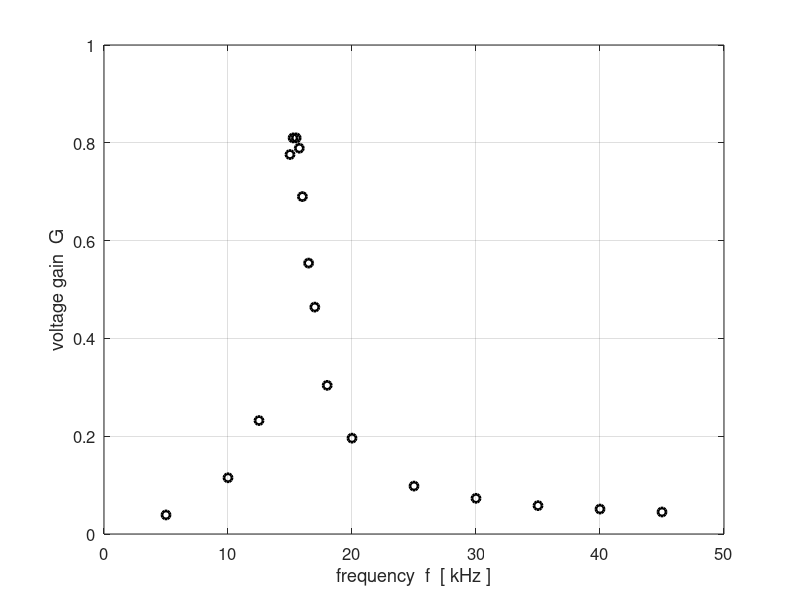
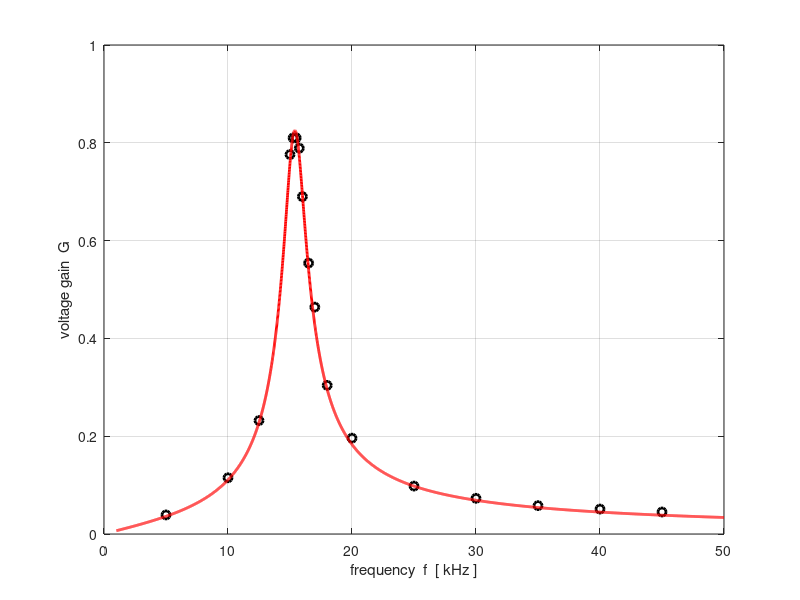

The MATLAB script that drew these images, in order:
% CRLCp1.m

% Modelling a resonance circuit
% Parallel LC voltage divider circuit

% Ian Cooper
% School of Physics, University of Sydney
% email: ian.cooper@sydney.edu.au
% https://d-arora.github.io/Doing-Physics-With-Matlab/
% 171220 


clear all 
close all
clc

% ========================================================================
%   INPUTS   default values [ ]
% =======================================================================
% series resistance Z1 [ 1e4 ohms]    
   RS = 1.00e4;
% OUTPUT (LOAD) resistance Z2 [1e6 ohms]
   ROUT = 1e6;
% inductance and inductor resistance Z4 [10.3e-3 H  0 ohms]
   L = 10.3e-3;
   RL = 20;
% capacitance Z2 [10.4e-9 F]
   C = 10.4e-9;
% input voltage emf [10 V]
   V_IN = 10;
% frequency range [1000 to 30e3 Hz   5000]   
   fMin = 1000; fMax = 50e3;
   N = 5000;

   
% Experimental Data  frequency [kHz}
fE = [5 10 12.5 15.5 16 16.5 17 18 20 25 30 35 40 45 15 15.25 15.75];
GE = [0.039 0.115 0.232 0.810 0.690 0.554 0.464 0.304 0.196 0.098 0.073 0.058 0.051 0.045 0.776 0.81 0.789];

   
% =======================================================================  
%   CALCULATIONS
% =======================================================================   
   f = linspace(fMin,fMax, N); 
   w = (2*pi).*f;
   
% impedances
   Z1 = RS;                     % series resistance
   Z2 = ROUT;                   % output or load resistance
   Z3 = -1i ./ (w .*C);         % capacitive impedance (reactance)
   Z4 = RL + 1i .* w .* L;      % inductive impedance (resistance + reactance)

   Z5 = 1./ (1./Z2 + 1./Z3 + 1./Z4);    % parallel combination
   Z6 = Z1 + Z5;                        % total circuit impedance

% currents [A] and voltages [V]
   I1 = V_IN ./ Z6;
   V1 = I1 .* Z1;
   V_OUT = V_IN - V1;
   
   I2 = V_OUT ./ Z2;
   I3 = V_OUT ./ Z3;
   I4 = V_OUT ./ Z4;
     
  
   
% phases
   phi_OUT = angle(V_OUT);
   phi_1   = angle(V1);
   
   theta_1 = angle(I1); 
   theta_2 = angle(I2);
   theta_3 = angle(I3);
   theta_4 = angle(I4);
   
% Resonance frequencies and Bandwidth calculations
   f0 = 1/(2*pi*sqrt(L*C));
   G_V = abs(V_OUT ./ V_IN);     % voltage gain   
   Vpeak = max(G_V);             % max voltage gain
   VG3dB = Vpeak/sqrt(2);        % 3 dB points
   k = find(G_V == Vpeak);       % index for peak voltage gain
   f_peak = f(k);                % frequency at peak
   kB = find(G_V > VG3dB);       % indices for 3dB peak
   k1 = min(kB); f1 = f(k1);
   k2 = max(kB); f2 = f(k2);
   df = f2-f1;                   % bandwidth 
   Q = f0 / df;                  % quality factor
   
   P_OUT = V_OUT .* I2;          % power delivered to load
   


  
% =======================================================================
%  OUTPUTS IN COMMAND WINDOW
% =======================================================================
  fprintf('theoretical resonance frequency f0 = %3.0f ohms \n',f0);
  fprintf('peak frequency f_peak = %3.0f ohms \n',f_peak);
  fprintf('half power frequencies f1 = %3.0f Hz  %3.0f  Hz \n',f1,f2);
  fprintf('bandwidth   df = %3.0f Hz \n',df);
  fprintf('quality factor  Q  =  %3.2f  \n',Q);
  


% =======================================================================
%   GRAPHICS
% =======================================================================
   fss = 12;
figure (1)   % 
   pos = [0.07 0.05 0.30 0.33];
   set(gcf,'Units','normalized');
   set(gcf,'Position',pos);
   set(gcf,'color','w');

   xP = fE; yP = GE;        % experimental data
   plot(xP, yP,'ko','linewidth',2);   
   
   grid on
   xlabel('frequency  f  [ kHz ]')
   ylabel('voltage gain  G');
   %set(gca,'yLim',[0 2e4]);
   set(gca,'fontsize',fss)
   
   
   figure (2)   % 
   pos = [0.47 0.05 0.30 0.33];
   set(gcf,'Units','normalized');
   set(gcf,'Position',pos);
   set(gcf,'color','w');

   xP = fE; yP = GE;        
   plot(xP, yP,'ko','linewidth',2);   
   hold on
   xP = f./1e3; yP = G_V;                     
   plot(xP, yP,'r','linewidth',2);   

   grid on
   xlabel('frequency  f  [ kHz ]')
   ylabel('voltage gain  G');
    
